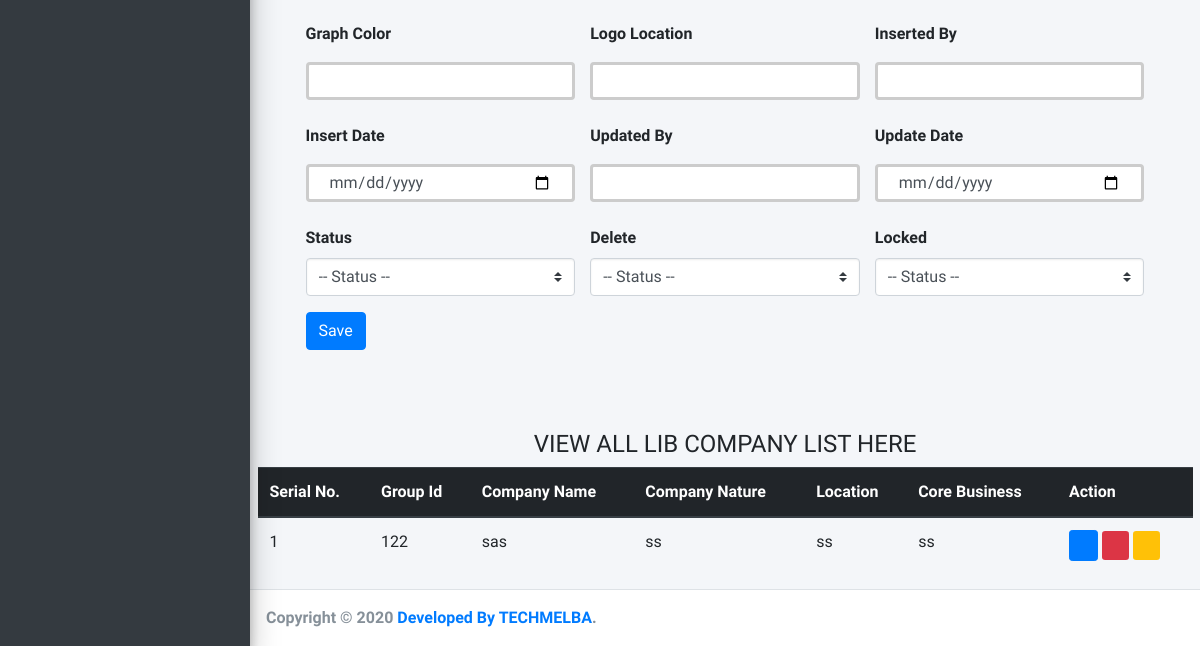
The app's page /lib_company/ (lower part), older data.
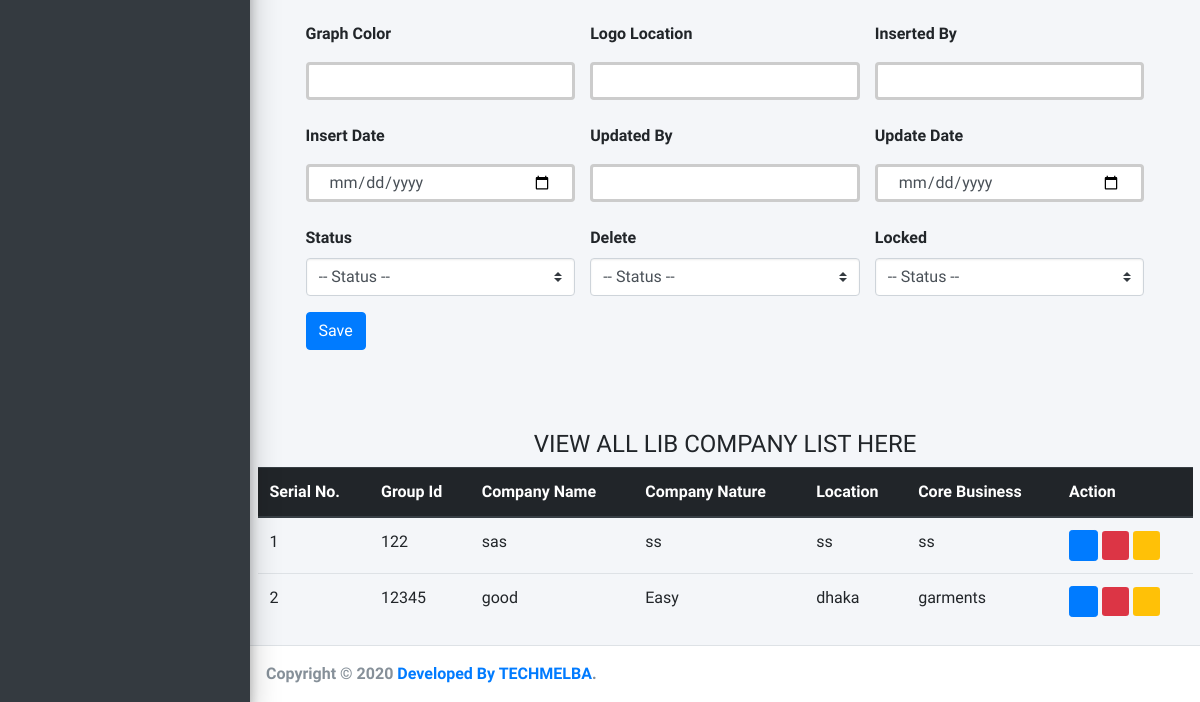
The same page, newer data.
### Lakshma_ERP_App/models.py (models this page shows, shortened)
class LibCompany(models.Model):
    STATUS = (
        ('Yes', 'Yes'),
        ('No', 'No'),
    )
    group_id = models.CharField(max_length=15, default=0, null=True)
    company_name = models.CharField(max_length=200, null=True)
    company_short_name = models.CharField(max_length=200, null=True)
    service_cost_allocation = models.CharField(max_length=200, null=True)
    posting_pre_year = models.CharField(max_length=15, default=0, null=True)
    statutory_account = models.CharField(max_length=200, null=True)
    contact_person = models.CharField(max_length=200, null=True)
    cfo = models.CharField(max_length=200, null=True)
    company_nature = models.CharField(max_length=200, null=True)
    location = models.CharField(max_length=200, null=True)
    core_business = models.CharField(max_length=200, null=True)
    email = models.CharField(max_length=200, null=True)
    website = models.CharField(max_length=200, null=True)
    ac_code_length = models.IntegerField( default=0)
    profit_center_affected = models.CharField(max_length=10, choices=STATUS, default=0)
    plot_no = models.CharField(max_length=20, null=True)
    level_no = models.CharField(max_length=20, null=True)
    road_no = models.CharField(max_length=20, null=True)
    block_no = models.CharField(max_length=20, null=True)
    country_id = models.CharField(max_length=20, null=True)
    province = models.CharField(max_length=120, null=True)
    city = models.CharField(max_length=120, null=True)
    zip_code = models.CharField(max_length=120, null=True)
    trade_license_no = models.CharField(max_length=20, null=True)
    incorporation_no = models.CharField(max_length=20, null=True)
    erc_no = models.CharField(max_length=20, null=True)
    irc_no = models.CharField(max_length=20, null=True)
    tin_number = models.CharField(max_length=20, null=True)
    vat_number = models.CharField(max_length=20, null=True)
    epb_reg_no = models.CharField(max_length=20, null=True)
    trade_license_renewal = models.CharField(max_length=20, null=True)
    erc_expiry_date = models.CharField(max_length=50, null=True)
    irc_expiry_date = models.CharField(max_length=50, null=True)
    bangladesh_bank_reg_no = models.CharField(max_length=200, null=False)
    graph_color = models.CharField(max_length=20, null=False)
    logo_location = models.CharField(max_length=20, null=False)
    inserted_by = models.CharField(max_length=120, null=True)
    insert_date = models.DateTimeField(default=now)
    updated_by = models.CharField(max_length=120, null=True)
    update_date = models.DateTimeField(default=now)
    status_active = models.CharField(max_length=20, choices=STATUS, default=0, null=True)
    is_deleted = models.CharField(max_length=20, choices=STATUS, default=1, null=True)
    is_locked = models.CharField(max_length=20, choices=STATUS, default=1, null=True)

### Lakshma_ERP_App/views.py (the view, shortened to what this page needs)
# urls.py: path('lib_company/', LibCompanyInfo.as_view(), name='LibCompany'),
class LibCompanyInfo(View):
    def get(self, request):
        company = LibCompany.objects.all()
        context = {
            'company':company
        }
        return render(request, 'Order_Entry/lib_company.html', context)

### templates/Order_Entry/lib_company.html (shortened to what the changed rows need)
{% extends 'index.html' %}
{% block body %}
    <div class="container mt-4">
      <div class="table-responsive">
      <table class="table table-hover">
        <thead class="thead-dark">
          <tr>
            <th scope="col">Serial No.</th>
            <th scope="col">Group Id</th>
            <th scope="col">Company Name</th>
            <th scope="col">Company Nature</th>
            <th scope="col">Location</th>
            <th scope="col">Core Business</th>
            <th scope="col">Action</th>
          </tr>
        </thead>
        <tbody>
          {% for i in company  %}
          <tr>
            <td>{{i.id}}</td>
            <td>{{i.group_id}}</td>
            <td>{{i.company_name}}</td>
            <td>{{i.company_nature}}</td>
            <td>{{i.location}}</td>
            <td>{{i.core_business}}</td>
            <td>
             <a href="/viewcompanyInfo/{{i.id}}"><i class="fas fa-eye btn btn-primary btn-sm" ></i></a>
             <a href="/editcompanyInfo/{{i.id}}"><i class="fas fa-pencil-alt btn-danger btn-sm"></i></a>
             <a href="/delete_company/{{i.id}}"><i class="far fa-trash-alt btn-warning btn-sm"></i></a>
            </td>
          </tr>
          {% endfor %}
        </tbody>
      </table>
      </div>
    </div>
{%endblock body%}

Row changes from the older to the newer data that the page shows:
added LibCompany: id "2", group_id "12345", company_name "good", company_nature "Easy", location "dhaka", core_business "garments"
